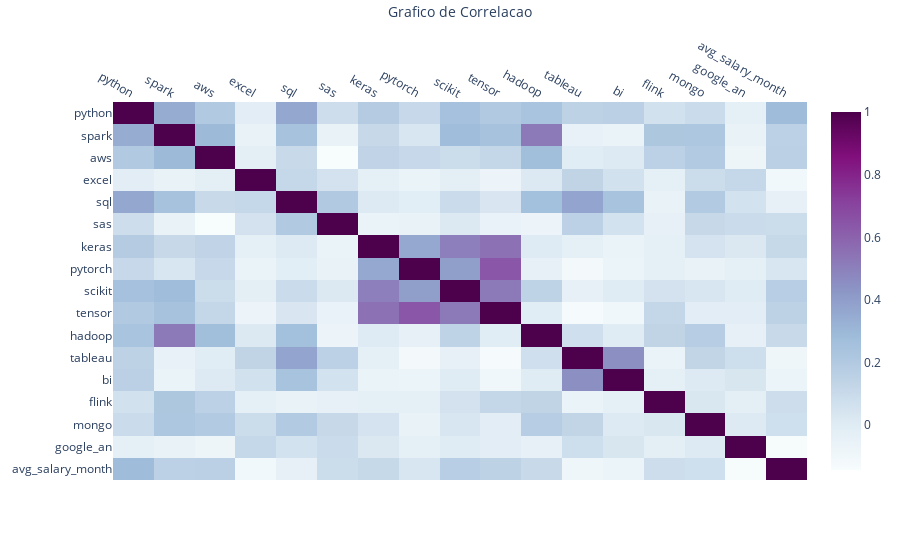

This figure's notebook cell:
### Code cell
heatmap = px.imshow(df.corr(), color_continuous_scale="BuPu", aspect="auto", labels=dict(x="Grafico de Correlacao"))
heatmap.update_xaxes(side="top")
heatmap.show()

### Figure 1 — Plotly figure (JSON) as saved in the notebook; plotly's stock layout.template omitted (floating-point values rounded to 4 significant figures; data arrays with more than 128 entries replaced by an {"elided": "..."} marker saying what was removed)
{"data": [{"coloraxis": "coloraxis", "hovertemplate": "Grafico de Correlacao: %{x}<br>y: %{y}<br>color: %{z}<extra></extra>", "name": "0", "type": "heatmap", "x": ["python", "spark", "aws", "excel", "sql", "sas", "keras", "pytorch", "scikit", "tensor", "hadoop", "tableau", "bi", "flink", "mongo", "google_an", "avg_salary_month"], "xaxis": "x", "y": ["python", "spark", "aws", "excel", "sql", "sas", "keras", "pytorch", "scikit", "tensor", "hadoop", "tableau", "bi", "flink", "mongo", "google_an", "avg_salary_month"], "yaxis": "y", "z": {"elided": "17x17 float values"}}], "layout": {"coloraxis": {"colorscale": [[0, "rgb(247,252,253)"], [0.125, "rgb(224,236,244)"], [0.25, "rgb(191,211,230)"], [0.375, "rgb(158,188,218)"], [0.5, "rgb(140,150,198)"], [0.625, "rgb(140,107,177)"], [0.75, "rgb(136,65,157)"], [0.875, "rgb(129,15,124)"], [1, "rgb(77,0,75)"]]}, "margin": {"t": 60}, "xaxis": {"anchor": "y", "domain": [0, 1], "side": "top", "title": {"text": "Grafico de Correlacao"}}, "yaxis": {"anchor": "x", "autorange": "reversed", "domain": [0, 1]}}}
